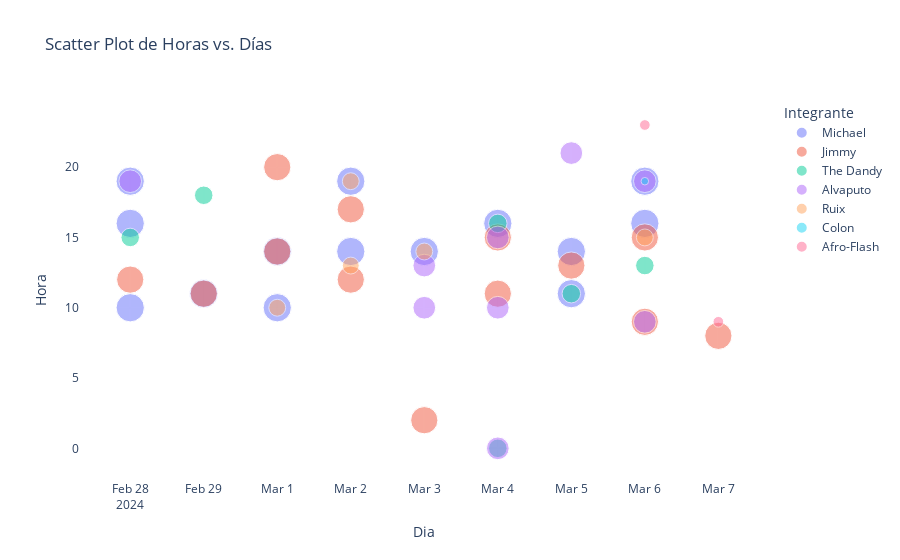

Notebook cell for this chart:
### Markdown cell above
### Other Plots

### Code cell
fig = px.scatter(pd.merge(chat_df, chat_df.groupby('Integrante').size().reset_index(name='Cacas acumuladas'), on='Integrante'), x='Dia', y='Hora', title='Scatter Plot de Horas vs. Días', color='Integrante', size='Cacas acumuladas', opacity=0.5)
fig.update_layout(
    plot_bgcolor='rgba(0,0,0,0)',
    paper_bgcolor='rgba(0,0,0,0)',
)

### Figure 1 — Plotly figure (JSON) as saved in the notebook; plotly's stock layout.template omitted (floating-point values rounded to 4 significant figures)
{"data": [{"hovertemplate": "Integrante=Michael<br>Dia=%{x}<br>Hora=%{y}<br>Cacas acumuladas=%{marker.size}<extra></extra>", "legendgroup": "Michael", "marker": {"color": "#636efa", "opacity": 0.5, "size": [14, 14, 14, 14, 14, 14, 14, 14, 14, 14, 14, 14, 14, 14], "sizemode": "area", "sizeref": 0.035, "symbol": "circle"}, "mode": "markers", "name": "Michael", "orientation": "v", "showlegend": true, "type": "scatter", "x": ["2024-02-28T00:00:00", "2024-02-28T00:00:00", "2024-02-28T00:00:00", "2024-02-29T00:00:00", "2024-03-01T00:00:00", "2024-03-01T00:00:00", "2024-03-02T00:00:00", "2024-03-02T00:00:00", "2024-03-03T00:00:00", "2024-03-04T00:00:00", "2024-03-05T00:00:00", "2024-03-05T00:00:00", "2024-03-06T00:00:00", "2024-03-06T00:00:00"], "xaxis": "x", "y": [10, 16, 19, 11, 10, 14, 14, 19, 14, 16, 11, 14, 16, 19], "yaxis": "y"}, {"hovertemplate": "Integrante=Jimmy<br>Dia=%{x}<br>Hora=%{y}<br>Cacas acumuladas=%{marker.size}<extra></extra>", "legendgroup": "Jimmy", "marker": {"color": "#EF553B", "opacity": 0.5, "size": [13, 13, 13, 13, 13, 13, 13, 13, 13, 13, 13, 13, 13], "sizemode": "area", "sizeref": 0.035, "symbol": "circle"}, "mode": "markers", "name": "Jimmy", "orientation": "v", "showlegend": true, "type": "scatter", "x": ["2024-02-28T00:00:00", "2024-02-29T00:00:00", "2024-03-01T00:00:00", "2024-03-01T00:00:00", "2024-03-02T00:00:00", "2024-03-02T00:00:00", "2024-03-03T00:00:00", "2024-03-04T00:00:00", "2024-03-04T00:00:00", "2024-03-05T00:00:00", "2024-03-06T00:00:00", "2024-03-06T00:00:00", "2024-03-07T00:00:00"], "xaxis": "x", "y": [12, 11, 14, 20, 12, 17, 2, 11, 15, 13, 9, 15, 8], "yaxis": "y"}, {"hovertemplate": "Integrante=The Dandy<br>Dia=%{x}<br>Hora=%{y}<br>Cacas acumuladas=%{marker.size}<extra></extra>", "legendgroup": "The Dandy", "marker": {"color": "#00cc96", "opacity": 0.5, "size": [6, 6, 6, 6, 6, 6], "sizemode": "area", "sizeref": 0.035, "symbol": "circle"}, "mode": "markers", "name": "The Dandy", "orientation": "v", "showlegend": true, "type": "scatter", "x": ["2024-02-28T00:00:00", "2024-02-29T00:00:00", "2024-03-04T00:00:00", "2024-03-04T00:00:00", "2024-03-05T00:00:00", "2024-03-06T00:00:00"], "xaxis": "x", "y": [15, 18, 0, 16, 11, 13], "yaxis": "y"}, {"hovertemplate": "Integrante=Alvaputo<br>Dia=%{x}<br>Hora=%{y}<br>Cacas acumuladas=%{marker.size}<extra></extra>", "legendgroup": "Alvaputo", "marker": {"color": "#ab63fa", "opacity": 0.5, "size": [9, 9, 9, 9, 9, 9, 9, 9, 9], "sizemode": "area", "sizeref": 0.035, "symbol": "circle"}, "mode": "markers", "name": "Alvaputo", "orientation": "v", "showlegend": true, "type": "scatter", "x": ["2024-02-28T00:00:00", "2024-03-03T00:00:00", "2024-03-03T00:00:00", "2024-03-04T00:00:00", "2024-03-04T00:00:00", "2024-03-04T00:00:00", "2024-03-05T00:00:00", "2024-03-06T00:00:00", "2024-03-06T00:00:00"], "xaxis": "x", "y": [19, 10, 13, 0, 10, 15, 21, 9, 19], "yaxis": "y"}, {"hovertemplate": "Integrante=Ruix<br>Dia=%{x}<br>Hora=%{y}<br>Cacas acumuladas=%{marker.size}<extra></extra>", "legendgroup": "Ruix", "marker": {"color": "#FFA15A", "opacity": 0.5, "size": [5, 5, 5, 5, 5], "sizemode": "area", "sizeref": 0.035, "symbol": "circle"}, "mode": "markers", "name": "Ruix", "orientation": "v", "showlegend": true, "type": "scatter", "x": ["2024-03-01T00:00:00", "2024-03-02T00:00:00", "2024-03-02T00:00:00", "2024-03-03T00:00:00", "2024-03-06T00:00:00"], "xaxis": "x", "y": [10, 13, 19, 14, 15], "yaxis": "y"}, {"hovertemplate": "Integrante=Colon<br>Dia=%{x}<br>Hora=%{y}<br>Cacas acumuladas=%{marker.size}<extra></extra>", "legendgroup": "Colon", "marker": {"color": "#19d3f3", "opacity": 0.5, "size": [1], "sizemode": "area", "sizeref": 0.035, "symbol": "circle"}, "mode": "markers", "name": "Colon", "orientation": "v", "showlegend": true, "type": "scatter", "x": ["2024-03-06T00:00:00"], "xaxis": "x", "y": [19], "yaxis": "y"}, {"hovertemplate": "Integrante=Afro-Flash<br>Dia=%{x}<br>Hora=%{y}<br>Cacas acumuladas=%{marker.size}<extra></extra>", "legendgroup": "Afro-Flash", "marker": {"color": "#FF6692", "opacity": 0.5, "size": [2, 2], "sizemode": "area", "sizeref": 0.035, "symbol": "circle"}, "mode": "markers", "name": "Afro-Flash", "orientation": "v", "showlegend": true, "type": "scatter", "x": ["2024-03-06T00:00:00", "2024-03-07T00:00:00"], "xaxis": "x", "y": [23, 9], "yaxis": "y"}], "layout": {"legend": {"itemsizing": "constant", "title": {"text": "Integrante"}, "tracegroupgap": 0}, "paper_bgcolor": "rgba(0,0,0,0)", "plot_bgcolor": "rgba(0,0,0,0)", "title": {"text": "Scatter Plot de Horas vs. Días"}, "xaxis": {"anchor": "y", "domain": [0, 1], "title": {"text": "Dia"}}, "yaxis": {"anchor": "x", "domain": [0, 1], "title": {"text": "Hora"}}}}
